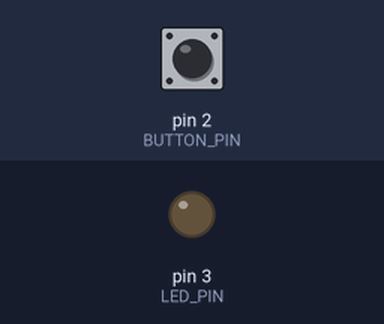
The sketch below on a simulated Arduino Uno, built with avr-gcc and run on an emulated ATmega328P. Parts: output pins drawn as LEDs (lit = HIGH). Inputs (shaded band) come from the test bench; at power-on: pin 2 (BUTTON_PIN) LOW. What the sketch prints to the serial monitor is not drawn.

Above: at 1.2 s.
1.3 s: pin 2 (BUTTON_PIN) pulled HIGH for 0.15 s
At 1.4 s:
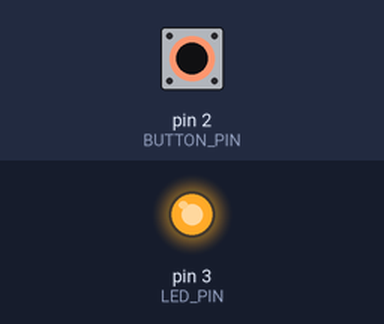
3.0 s: pin 2 (BUTTON_PIN) pulled HIGH for 3.2 s
At 7.0 s:
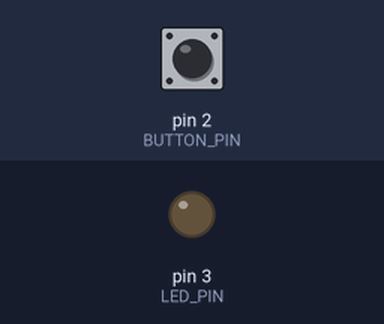
Timing chart, 0 to 8.5 s (numbered marks = the images above; inputs shaded):
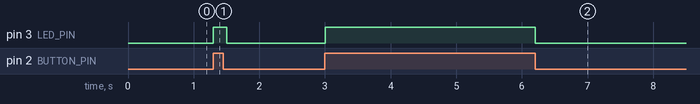

The sketch:

button_pulldown.ino
```cpp
const int BUTTON_PIN = 2;
const int LED_PIN = 3;

void setup() {
  Serial.begin(9600);
  pinMode(BUTTON_PIN, INPUT);   // 외부 풀다운 저항 사용: 안 누르면 LOW, 누르면 HIGH
  pinMode(LED_PIN, OUTPUT);
}

void loop() {
  int state = digitalRead(BUTTON_PIN);

  digitalWrite(LED_PIN, state == HIGH);   // 누르는 동안 LED 켜짐

  Serial.println(state == HIGH ? "눌림" : "안 눌림");
  delay(100);
}
```

Measured:
- after the input at 1.3 s, pin 3 (LED_PIN): LOW → HIGH at once, → LOW 0.20 s later
- after the input at 3.0 s, pin 3 (LED_PIN): LOW → HIGH at once, → LOW 3.2 s later
